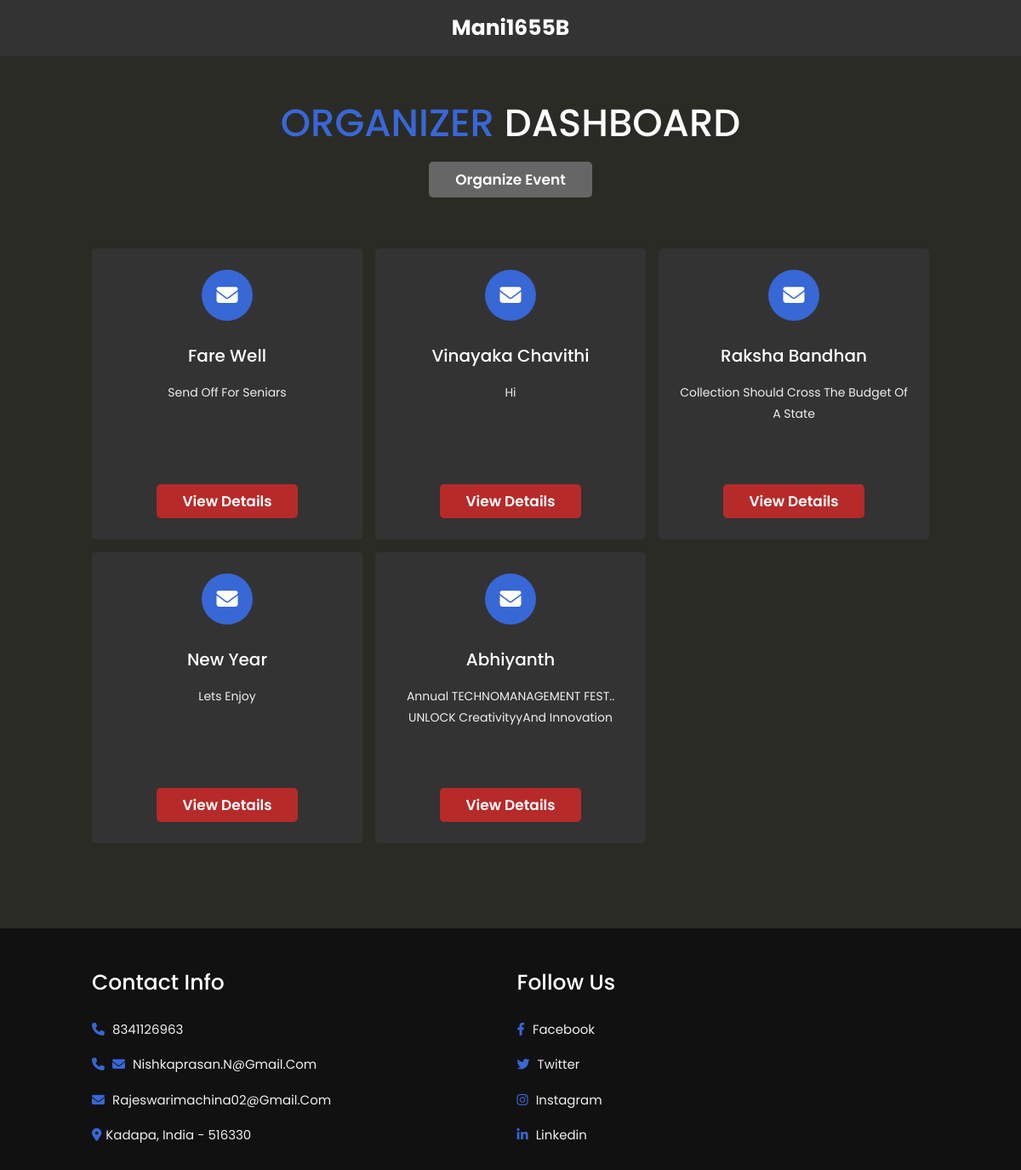
/organizer_events/ (signed in), run on the app's committed database.
### authentication/models.py (models this page shows, shortened)
class Event(models.Model):
    name = models.CharField(max_length=200)
    description = models.TextField()
    start_time = models.DateTimeField()
    end_time = models.DateTimeField()
    venue = models.CharField(max_length=200)
    organizer = models.ForeignKey(Profile, on_delete=models.CASCADE, related_name='organized_events')
    created_at = models.DateTimeField(auto_now_add=True)
    updated_at = models.DateTimeField(auto_now=True)
    approved = models.BooleanField(default=False)

### authentication/views.py (the view)
# urls.py: path('organizer_events/',organizerevents,name='organizerevents'),
def organizerevents(request):
	user = request.user
	events = Event.objects.filter(organizer=Profile.objects.get(user=user))
	return render(request,'authentication/org.html',{'events':events})

### authentication/templates/authentication/org.html (shortened to what this page needs)
{% load static %}
<!DOCTYPE html>
<html lang="en">
  <head>
    <link
      rel="stylesheet"
      href="https://cdn.jsdelivr.net/npm/swiper@9/swiper-bundle.min.css" />
    <link rel="stylesheet" href="https://maxcdn.bootstrapcdn.com/bootstrap/3.4.1/css/bootstrap.min.css">
    <link
      rel="stylesheet"
      href="https://cdnjs.cloudflare.com/ajax/libs/font-awesome/6.2.1/css/all.min.css" />
    <link rel="stylesheet" href={% static "org.css" %} />
    <link rel="stylesheet" href={% static "styles.css" %} />
    <link rel="stylesheet" href={% static "index.css" %} />
  </head>
  <body>
    <header class="nav">
      <a href="#" class="logo"><a href="#" class="logo"> {% if user.get_username %}
        {{ user.get_username }}
        {% else %}
        <span>K</span>RYPTON
        {% endif %}
       </a>
    </header>
    <section class="home" id="home">
      <div class="content">
        <h3>
          <span> Organizer </span> Dashboard
        </h3>
        <a href={% url "event_register" %} class="btn">Organize Event</a>
      </div>
    </section>
    <section class="service" id="service">
      <div class="box-container">
        {% for event in events %}
        <div class="box">
          <i class="fas fa-envelope"></i>
          <a href={% url "detailed_event" event.id %}>
          <h3>{{event.name}}</h3>
          <p style="height:100px; overflow:hidden;text-overflow:ellipsis">
            {{event.description}}
          </p>
          <a href={% url "org_manage_event" event.id%} class="btn-vol">View Details</a>
        </div>
        {% endfor %}
      </div>
    </section>
   <br/> <br />
  <br/> <br />
    <section class="footer">
      <div class="box-container">
        <div class="box">
          <h3>contact info</h3>
          <a href="#"> <i class="fas fa-phone"></i> 8341126963 </a>
          <a href="mailto:nishkaprasan.n@gmail.com"> <i class="fas fa-phone"></i> <i class="fas fa-envelope"></i> nishkaprasan.n@gmail.com</a>
          <a href="mailto:rajeswarimachina02@gmail.com"> <i class="fas fa-envelope"></i> rajeswarimachina02@gmail.com </a>
        <a href="#">
          <i class="fas fa-map-marker-alt"></i>Kadapa, India - 516330
        </a>
      </div>
      <div class="box" id="con">
        <h3>follow us</h3>
        <a href="https://www.facebook.com/RGUKTOfficial/"> <i class="fab fa-facebook-f"></i> facebook </a>
        <a href="https://x.com/RGUKT_RKValley"> <i class="fab fa-twitter"></i> twitter </a>
        <a href="https://www.instagram.com/dear__rkv/"> <i class="fab fa-instagram"></i> instagram </a>
        <a href="https://www.linkedin.com/company/src-rgukt-rkvalley/"> <i class="fab fa-linkedin-in"></i> linkedin </a>
      </div>
    </div>
    </section>
  </body>
</html>

### authentication/static/org.css (style rules this page uses)
:root { --theme-color: #3867d6; }
* { font-family: "Poppins", sans-serif; margin: 0; padding: 0; box-sizing: border-box; outline: none; border: none; text-decoration: none; transition: 0.2s linear; }
html { font-size: 62.5%; overflow-x: hidden; scroll-padding-top: 7rem; scroll-behavior: smooth; }
body { background: #2b2b26; }
section { padding: 2rem 9%; }
.home .content { text-align: center; padding-top: 6rem; margin: 2rem auto; max-width: 70rem; }
.home .content h3 { color: #fff; font-size: 4.5rem; text-transform: uppercase; }
.home .content h3 span { color: var(--theme-color); text-transform: uppercase; }
.btn { margin-top: 1rem; display: inline-block; padding: 0.8rem 3rem; font-size: 1.7rem; border-radius: 0.5rem; background: #666; color: #fff; cursor: pointer; font-weight: 600; }
.btn-vol { margin-top: 1rem; display: inline-block; padding: 0.8rem 3rem; font-size: 1.7rem; border-radius: 0.5rem; background: #b62a2a; color: #fff; cursor: pointer; font-weight: 600; }
.footer { background: #111; }
.footer .box-container { display: grid; grid-template-columns: repeat(auto-fit, minmax(25rem, 1fr)); gap: 1.5rem; }
.footer .box-container .box h3 { font-size: 2.5rem; padding: 1rem 0; color: #fff; }
.footer .box-container .box a { display: block; font-size: 1.5rem; padding: 1rem 0; color: #eee; }
.footer .box-container .box a i { padding-right: 0.5rem; color: var(--theme-color); }

### authentication/static/styles.css (style rules this page uses)
:root { --theme-color: #3867d6; }
* { font-family: "Poppins", sans-serif; margin: 0; padding: 0; box-sizing: border-box; outline: none; border: none; text-decoration: none; transition: 0.2s linear; }
html { font-size: 62.5%; overflow-x: hidden; scroll-padding-top: 7rem; scroll-behavior: smooth; }
body { background: #2b2b26; }
section { padding: 2rem 9%; }
.nav { position: fixed; top: 0; left: 0; right: 0; z-index: 10000; background: #333; display: flex; align-items: center; justify-content: space-between; padding: 1.5rem 9%; }
.nav .logo { font-weight: bolder; color: #fff; font-size: 2.5rem; }
.home .content { text-align: center; padding-top: 6rem; margin: 2rem auto; max-width: 70rem; }
.home .content h3 { color: #fff; font-size: 4.5rem; text-transform: uppercase; }
.home .content h3 span { color: var(--theme-color); text-transform: uppercase; }
.btn { margin-top: 1rem; display: inline-block; padding: 0.8rem 3rem; font-size: 1.7rem; border-radius: 0.5rem; background: #666; color: #fff; cursor: pointer; font-weight: 600; }
.btn-vol { margin-top: 1rem; display: inline-block; padding: 0.8rem 3rem; font-size: 1.7rem; border-radius: 0.5rem; background: #d84d4d; color: #fff; cursor: pointer; font-weight: 600; }
.service .box-container { display: grid; grid-template-columns: repeat(auto-fit, minmax(27rem, 1fr)); gap: 1.5rem; }
.service .box-container .box { border-radius: 0.5rem; background: #333; text-align: center; padding: 2.5rem; }
.service .box-container .box i { height: 6rem; width: 6rem; line-height: 6rem; border-radius: 50%; font-size: 2.5rem; background: var(--theme-color); color: #fff; }
.service .box-container .box h3 { font-size: 2rem; color: #fff; padding: 1rem 0; }
.service .box-container .box p { font-size: 1.4rem; color: #eee; line-height: 1.8; }
.footer { background: #111; }
.footer .box-container { display: grid; grid-template-columns: repeat(auto-fit, minmax(25rem, 1fr)); gap: 1.5rem; }
.footer .box-container .box h3 { font-size: 2.5rem; padding: 1rem 0; color: #fff; }
.footer .box-container .box a { display: block; font-size: 1.5rem; padding: 1rem 0; color: #eee; }
.footer .box-container .box a i { padding-right: 0.5rem; color: var(--theme-color); }

### data on the page
Event: name "Fare Well", description "Send Off For Seniars"
Event: name "Vinayaka Chavithi", description "Hi"
Event: name "Raksha Bandhan", description "Collection Should Cross The Budget Of A State"
Event: name "New Year", description "Lets Enjoy"
Event: name "Abhiyanth", description "Annual TECHNOMANAGEMENT FEST.. UNLOCK CreativityyAnd Innovation"

### other printed values
{{ user.get_username }} "Mani1655B"
